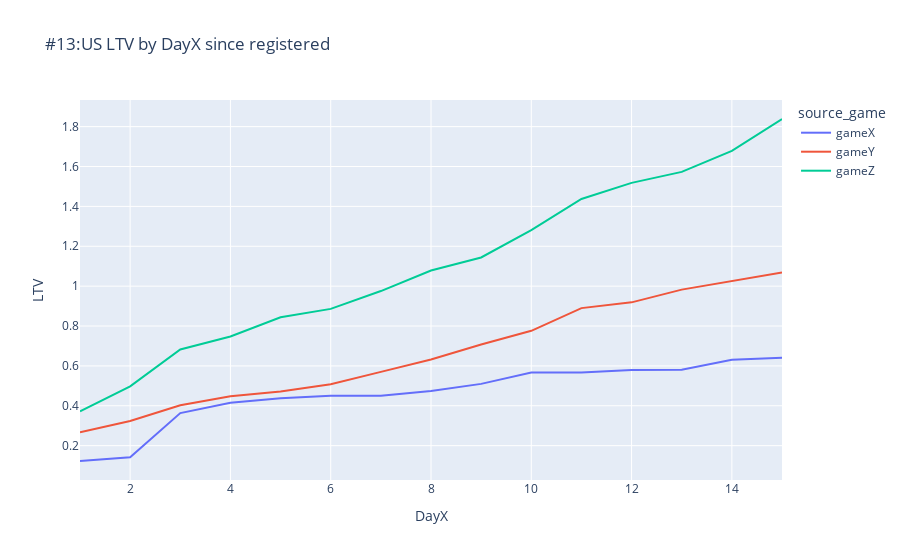
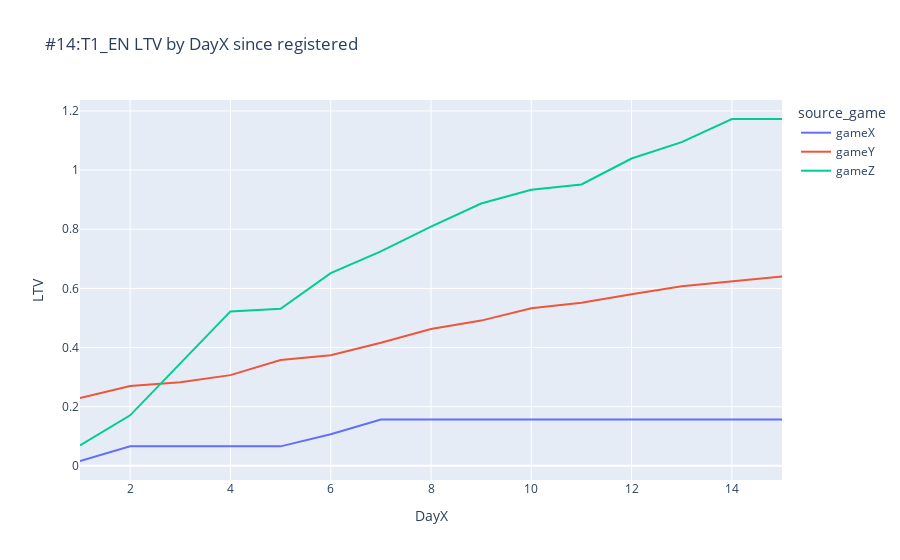

Notebook code cell kept with these figures, in order:
### Markdown cell above
### LTV

### Code cell
#Line plot on US LTV by Source Game in X,Y,Z
us_re_ltv_fig = px.line(re_all_group_agg.loc[re_all_group_agg['region']=='US'], x="DayX", y="LTV",color='source_game', 
                        
                           title='#13:US LTV by DayX since registered')
#save the image
us_re_ltv_fig.write_image("plots/#13:US LTV by DayX since registered.png")
us_re_ltv_fig.show()

#Line plot on T1_EN LTV by Source Game in X,Y,Z
t1_re_ltv_fig = px.line(re_all_group_agg.loc[re_all_group_agg['region']=='T1_EN'], x="DayX", y="LTV",color='source_game', 
                        
                           title='#14:T1_EN LTV by DayX since registered')
#save the image
t1_re_ltv_fig.write_image("plots/#14:T1_EN LTV by DayX since registered.png")
t1_re_ltv_fig.show()

#Line plot on ROW LTV by Source Game in X,Y,Z
row_re_ltv_fig = px.line(re_all_group_agg.loc[re_all_group_agg['region']=='ROW'], x="DayX", y="LTV",color='source_game', 
                        
                           title='#15:ROW LTV by DayX since registered')
#save the image
row_re_ltv_fig.write_image("plots/#15:ROW LTV by DayX since registered.png")
row_re_ltv_fig.show()

### Figure 1 — Plotly figure (JSON) as saved in the notebook; plotly's stock layout.template omitted (floating-point values rounded to 4 significant figures)
{"data": [{"hovertemplate": "source_game=gameX<br>DayX=%{x}<br>LTV=%{y}<extra></extra>", "legendgroup": "gameX", "line": {"color": "#636efa", "dash": "solid"}, "mode": "lines", "name": "gameX", "orientation": "v", "showlegend": true, "type": "scatter", "x": [1, 2, 3, 4, 5, 6, 7, 8, 9, 10, 11, 12, 13, 14, 15], "xaxis": "x", "y": [0.1231, 0.1417, 0.3634, 0.4156, 0.4372, 0.4498, 0.4498, 0.4744, 0.5098, 0.5669, 0.5669, 0.5789, 0.5807, 0.6305, 0.6413], "yaxis": "y"}, {"hovertemplate": "source_game=gameY<br>DayX=%{x}<br>LTV=%{y}<extra></extra>", "legendgroup": "gameY", "line": {"color": "#EF553B", "dash": "solid"}, "mode": "lines", "name": "gameY", "orientation": "v", "showlegend": true, "type": "scatter", "x": [1, 2, 3, 4, 5, 6, 7, 8, 9, 10, 11, 12, 13, 14, 15], "xaxis": "x", "y": [0.2677, 0.3238, 0.403, 0.4481, 0.4718, 0.5085, 0.5701, 0.6317, 0.7074, 0.7759, 0.8898, 0.9188, 0.9826, 1.026, 1.068], "yaxis": "y"}, {"hovertemplate": "source_game=gameZ<br>DayX=%{x}<br>LTV=%{y}<extra></extra>", "legendgroup": "gameZ", "line": {"color": "#00cc96", "dash": "solid"}, "mode": "lines", "name": "gameZ", "orientation": "v", "showlegend": true, "type": "scatter", "x": [1, 2, 3, 4, 5, 6, 7, 8, 9, 10, 11, 12, 13, 14, 15], "xaxis": "x", "y": [0.372, 0.4973, 0.6824, 0.7477, 0.8442, 0.886, 0.9754, 1.079, 1.144, 1.281, 1.437, 1.518, 1.573, 1.679, 1.838], "yaxis": "y"}], "layout": {"legend": {"title": {"text": "source_game"}, "tracegroupgap": 0}, "title": {"text": "#13:US LTV by DayX since registered"}, "xaxis": {"anchor": "y", "domain": [0, 1], "title": {"text": "DayX"}}, "yaxis": {"anchor": "x", "domain": [0, 1], "title": {"text": "LTV"}}}}

### Figure 2 — Plotly figure (JSON) as saved in the notebook; plotly's stock layout.template omitted (floating-point values rounded to 4 significant figures)
{"data": [{"hovertemplate": "source_game=gameX<br>DayX=%{x}<br>LTV=%{y}<extra></extra>", "legendgroup": "gameX", "line": {"color": "#636efa", "dash": "solid"}, "mode": "lines", "name": "gameX", "orientation": "v", "showlegend": true, "type": "scatter", "x": [1, 2, 3, 4, 5, 6, 7, 8, 9, 10, 11, 12, 13, 14, 15], "xaxis": "x", "y": [0.01645, 0.06595, 0.06595, 0.06595, 0.06595, 0.1072, 0.1567, 0.1567, 0.1567, 0.1567, 0.1567, 0.1567, 0.1567, 0.1567, 0.1567], "yaxis": "y"}, {"hovertemplate": "source_game=gameY<br>DayX=%{x}<br>LTV=%{y}<extra></extra>", "legendgroup": "gameY", "line": {"color": "#EF553B", "dash": "solid"}, "mode": "lines", "name": "gameY", "orientation": "v", "showlegend": true, "type": "scatter", "x": [1, 2, 3, 4, 5, 6, 7, 8, 9, 10, 11, 12, 13, 14, 15], "xaxis": "x", "y": [0.2293, 0.2703, 0.2831, 0.3068, 0.3579, 0.3744, 0.4163, 0.4629, 0.4912, 0.5331, 0.5514, 0.5806, 0.6071, 0.6234, 0.6399], "yaxis": "y"}, {"hovertemplate": "source_game=gameZ<br>DayX=%{x}<br>LTV=%{y}<extra></extra>", "legendgroup": "gameZ", "line": {"color": "#00cc96", "dash": "solid"}, "mode": "lines", "name": "gameZ", "orientation": "v", "showlegend": true, "type": "scatter", "x": [1, 2, 3, 4, 5, 6, 7, 8, 9, 10, 11, 12, 13, 14, 15], "xaxis": "x", "y": [0.06926, 0.1709, 0.3464, 0.5222, 0.5313, 0.6516, 0.7254, 0.8086, 0.8872, 0.9332, 0.9515, 1.039, 1.095, 1.173, 1.173], "yaxis": "y"}], "layout": {"legend": {"title": {"text": "source_game"}, "tracegroupgap": 0}, "title": {"text": "#14:T1_EN LTV by DayX since registered"}, "xaxis": {"anchor": "y", "domain": [0, 1], "title": {"text": "DayX"}}, "yaxis": {"anchor": "x", "domain": [0, 1], "title": {"text": "LTV"}}}}
